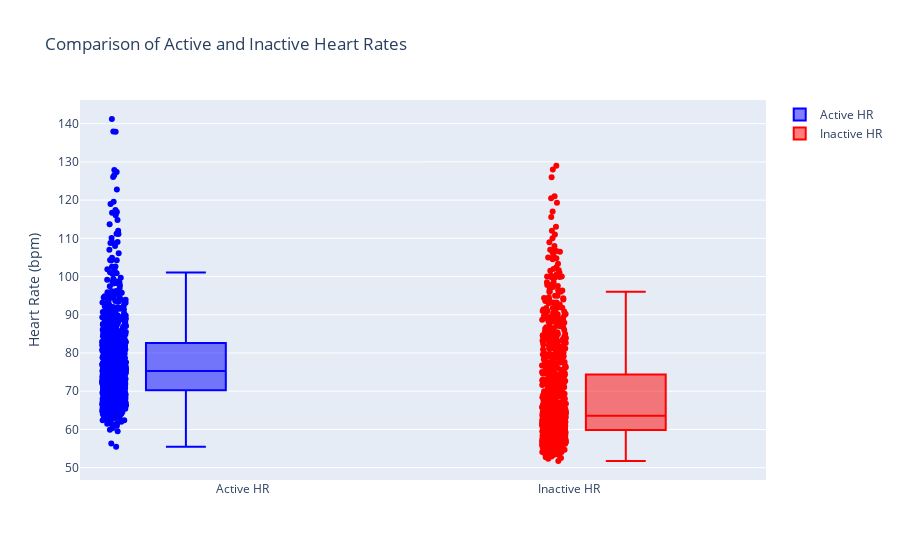

This figure's notebook cell:
### Code cell
# Generate a box plot using Plotly
fig = go.Figure()

# Add box plot for active heart rate
fig.add_trace(go.Box(y=df_summary['hr_avg'].dropna(), name='Active HR',
                     marker_color='blue', boxpoints='all', jitter=0.3, pointpos=-1.8))

# Add box plot for inactive heart rate
fig.add_trace(go.Box(y=df_summary['inactive_hr_avg'].dropna(), name='Inactive HR',
                     marker_color='red', boxpoints='all', jitter=0.3, pointpos=-1.8))

# Update layout and titles
fig.update_layout(
    title='Comparison of Active and Inactive Heart Rates',
    yaxis_title='Heart Rate (bpm)',
    boxmode='group'  # group boxes of the different traces for easier comparison
)

# Show the plot
fig.show()

### Figure 1 — Plotly figure (JSON) as saved in the notebook; plotly's stock layout.template omitted (floating-point values rounded to 4 significant figures; data arrays with more than 128 entries replaced by an {"elided": "..."} marker saying what was removed)
{"data": [{"boxpoints": "all", "jitter": 0.3, "marker": {"color": "blue"}, "name": "Active HR", "pointpos": -1.8, "type": "box", "y": {"elided": "949 float values"}}, {"boxpoints": "all", "jitter": 0.3, "marker": {"color": "red"}, "name": "Inactive HR", "pointpos": -1.8, "type": "box", "y": {"elided": "929 float values"}}], "layout": {"boxmode": "group", "title": {"text": "Comparison of Active and Inactive Heart Rates"}, "yaxis": {"title": {"text": "Heart Rate (bpm)"}}}}
